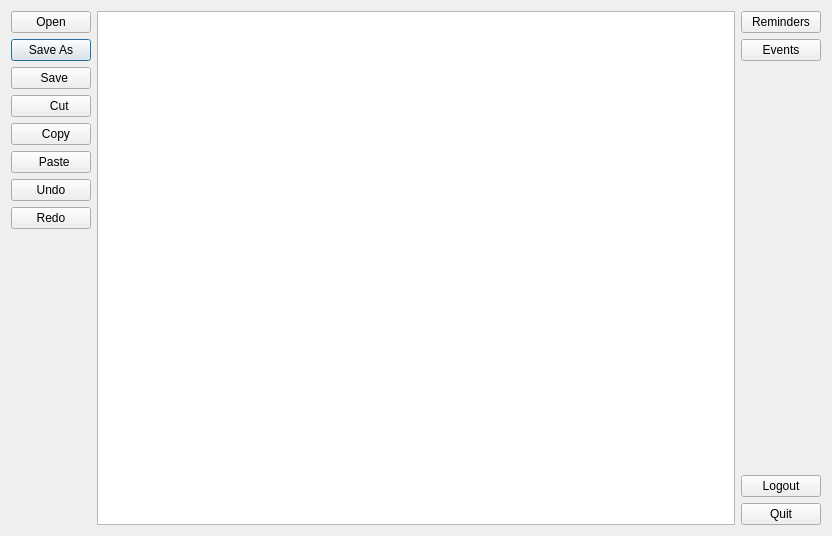
<?xml version="1.0" encoding="UTF-8"?>
<ui version="4.0">
 <class>Notepad</class>
 <widget class="QDialog" name="Notepad">
  <property name="geometry">
   <rect>
    <x>0</x>
    <y>0</y>
    <width>832</width>
    <height>536</height>
   </rect>
  </property>
  <property name="windowTitle">
   <string>Dialog</string>
  </property>
  <layout class="QGridLayout" name="gridLayout">
   <item row="1" column="0">
    <widget class="QPushButton" name="save_pushbutton">
     <property name="text">
      <string>Save As</string>
     </property>
    </widget>
   </item>
   <item row="2" column="0">
    <widget class="QPushButton" name="save_pushbutton_2">
     <property name="text">
      <string>   Save </string>
     </property>
    </widget>
   </item>
   <item row="4" column="0">
    <widget class="QPushButton" name="Copy_push_button">
     <property name="text">
      <string>   Copy</string>
     </property>
    </widget>
   </item>
   <item row="0" column="0">
    <widget class="QPushButton" name="Open">
     <property name="text">
      <string>Open</string>
     </property>
    </widget>
   </item>
   <item row="3" column="0">
    <widget class="QPushButton" name="Cut_Push_Button">
     <property name="text">
      <string>     Cut</string>
     </property>
    </widget>
   </item>
   <item row="8" column="0" rowspan="3">
    <spacer name="verticalSpacer">
     <property name="orientation">
      <enum>Qt::Vertical</enum>
     </property>
     <property name="sizeHint" stdset="0">
      <size>
       <width>20</width>
       <height>299</height>
      </size>
     </property>
    </spacer>
   </item>
   <item row="0" column="1" rowspan="11">
    <widget class="QTextEdit" name="textEdit_notes">
     <property name="maximumSize">
      <size>
       <width>2000</width>
       <height>1000</height>
      </size>
     </property>
     <property name="font">
      <font>
       <family>Nirmala UI</family>
       <pointsize>10</pointsize>
      </font>
     </property>
     <property name="styleSheet">
      <string notr="true">color: black;
background-image: url(:/new/prefix1/Resources_Images/White_Background.jpg);</string>
     </property>
     <property name="html">
      <string>&lt;!DOCTYPE HTML PUBLIC &quot;-//W3C//DTD HTML 4.0//EN&quot; &quot;http://www.w3.org/TR/REC-html40/strict.dtd&quot;&gt;
&lt;html&gt;&lt;head&gt;&lt;meta name=&quot;qrichtext&quot; content=&quot;1&quot; /&gt;&lt;style type=&quot;text/css&quot;&gt;
p, li { white-space: pre-wrap; }
&lt;/style&gt;&lt;/head&gt;&lt;body style=&quot; font-family:'Nirmala UI'; font-size:10pt; font-weight:400; font-style:normal;&quot;&gt;
&lt;p style=&quot;-qt-paragraph-type:empty; margin-top:0px; margin-bottom:0px; margin-left:0px; margin-right:0px; -qt-block-indent:0; text-indent:0px; font-family:'MS Shell Dlg 2'; font-size:8.25pt;&quot;&gt;&lt;br /&gt;&lt;/p&gt;&lt;/body&gt;&lt;/html&gt;</string>
     </property>
    </widget>
   </item>
   <item row="10" column="2">
    <widget class="QPushButton" name="Quit_Push_button">
     <property name="text">
      <string>Quit</string>
     </property>
    </widget>
   </item>
   <item row="6" column="0">
    <widget class="QPushButton" name="pushButton">
     <property name="text">
      <string>Undo</string>
     </property>
    </widget>
   </item>
   <item row="5" column="0">
    <widget class="QPushButton" name="Paste_Push_Button">
     <property name="text">
      <string>  Paste</string>
     </property>
    </widget>
   </item>
   <item row="9" column="2">
    <widget class="QPushButton" name="pushButton_2">
     <property name="text">
      <string>Logout</string>
     </property>
    </widget>
   </item>
   <item row="1" column="2">
    <widget class="QPushButton" name="Notes">
     <property name="text">
      <string>Events</string>
     </property>
    </widget>
   </item>
   <item row="2" column="2" rowspan="7">
    <spacer name="verticalSpacer_2">
     <property name="orientation">
      <enum>Qt::Vertical</enum>
     </property>
     <property name="sizeHint" stdset="0">
      <size>
       <width>58</width>
       <height>407</height>
      </size>
     </property>
    </spacer>
   </item>
   <item row="0" column="2">
    <widget class="QPushButton" name="Reminders">
     <property name="text">
      <string>Reminders</string>
     </property>
    </widget>
   </item>
   <item row="7" column="0">
    <widget class="QPushButton" name="pushButton_4">
     <property name="text">
      <string>Redo</string>
     </property>
    </widget>
   </item>
  </layout>
 </widget>
 <resources/>
 <connections/>
</ui>
